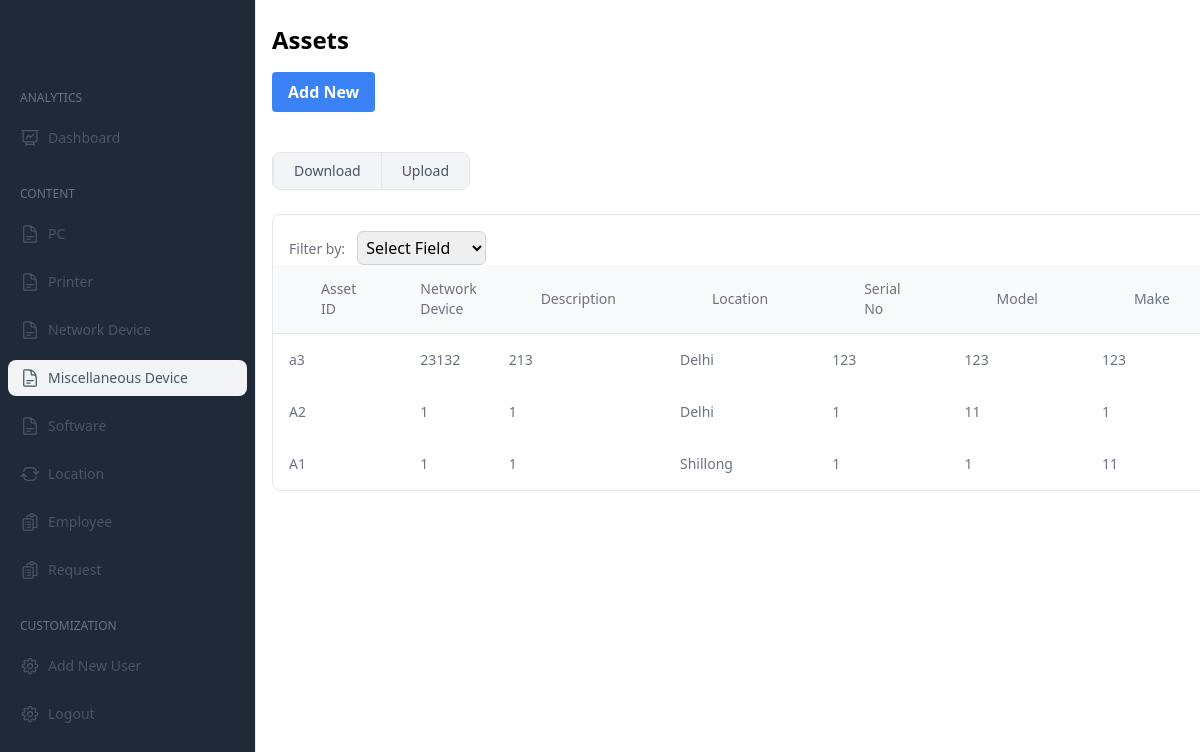
/miscDevice/ (signed in), run on an earlier commit of the app's database.
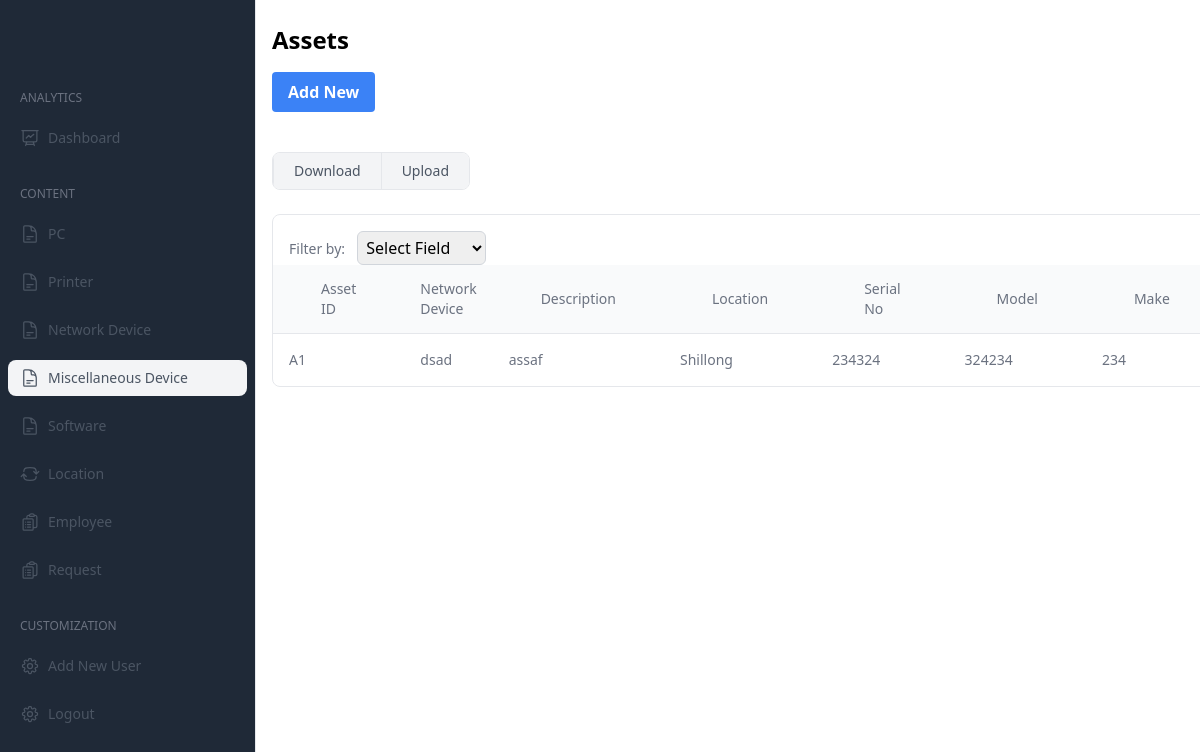
And on a later commit of the database.
### miscellaneous_device/models.py (models this page shows, shortened)
class MiscDevice(models.Model):
    asset_id=models.CharField(max_length=6,null=True)
    device_name=models.CharField(max_length=20,null=True)
    desc=models.CharField(max_length=50)
    location=models.ForeignKey(Location,on_delete=models.PROTECT,null=True)
    serial_no=models.CharField(max_length=20)
    model=models.CharField(max_length=20)
    make=models.CharField(max_length=20)
    catagory=models.CharField(max_length=20,null=True)
    price=models.CharField(max_length=15)
    buy_date=models.DateField(default=datetime.date.today)
    warranty=models.IntegerField()
    expiry = models.DateField(null=True, blank=True)
    ip_address=models.CharField(max_length=20)
    status=models.CharField(max_length=50,null=True)
    employee=models.ForeignKey(Employees,on_delete=models.PROTECT,null=True)

### location/models.py (models this page shows)
class Location(models.Model):
    location_name = models.CharField(max_length=50)
    def __str__(self):
        return self.location_name

### miscellaneous_device/views.py (the view, shortened to what this page needs)
# urls.py: path('miscDevice/',miscviews.MiscDevicePage,name="misc_page"),
@login_required
def MiscDevicePage(req):
    if req.method=='GET':
        pdata=PC.objects.all()
        edata=Employees.objects.all()
        ldata=Location.objects.all()
        sdata=Software.objects.all()
        prdata=Printer.objects.all()
        nddata=NetworkDevice.objects.all()
        mdata=MiscDevice.objects.all()
        flag=3
        loc=""
        if req.user.is_authenticated:
            user = req.user
            if hasattr(user, 'myuser'):
                role = user.myuser.role
                if role=='superadmin':
                    flag=0
                elif role=='admin':
                    flag=1
                elif role=='itmanager':
                    flag=2
                    loc=user.myuser.location
                elif role=='employee':
                    flag=3
        data={
            'loc':loc,
            'flag':flag,
            'mdata':mdata,
            'nddata':nddata,
            'prdata':prdata,
            'pdata':pdata,
            'ldata':ldata,
            'sdata':sdata,
            'edata':edata
        }
        return render(req,"misc.html",data)

### Employee/models.py (called while the page is built)
    def __str__(self):
        return self.employee_name

### templates/misc.html (shortened to what the changed rows need)
<!DOCTYPE html>
<html lang="en">
<head>
  <link href="https://cdn.jsdelivr.net/npm/tailwindcss@2.2.17/dist/tailwind.min.css" rel="stylesheet">
</head>
<body>
  <div  class="flex h-screen bg-gray-200">
    <div class="flex-1 flex flex-col overflow-hidden">
      <main class="flex-1 overflow-x-auto bg-white">
        <div class="container mx-auto py-6 px-4">
          <h1 class="text-2xl font-semibold mb-4">Assets</h1>
          <div id="tableBody" class="flex flex-col mt-6">
            <div class="-mx-4 -my-2 overflow-x-auto sm:-mx-6 lg:-mx-8">
                <div class="inline-block min-w-full py-2 align-middle md:px-6 lg:px-8">
                    <div class="overflow-hidden border border-gray-200 dark:border-gray-700 md:rounded-lg">
                        <table class="min-w-full divide-y divide-gray-200 dark:divide-gray-700">
                            <thead class="bg-gray-50 dark:bg-gray-800">
                                <tr>
                                  <th scope="col" class="px-12 py-3.5 text-sm font-normal text-left rtl:text-right text-gray-500 dark:text-gray-400">
                                    Asset ID
                                </th>
                                    <th scope="col" class="py-3.5 px-4 text-sm font-normal text-left rtl:text-right text-gray-500 dark:text-gray-400">
                                            Network Device
                                    </th>
                                    <th scope="col" class="px-12 py-3.5 text-sm font-normal text-left rtl:text-right text-gray-500 dark:text-gray-400">
                                      Description
                                  </th>
                                    <th scope="col" class="px-12 py-3.5 text-sm font-normal text-left rtl:text-right text-gray-500 dark:text-gray-400">
                                      Location
                                  </th>
                                  <th scope="col" class="px-12 py-3.5 text-sm font-normal text-left rtl:text-right text-gray-500 dark:text-gray-400">
                                    Serial No
                                </th>
                                <th scope="col" class="px-12 py-3.5 text-sm font-normal text-left rtl:text-right text-gray-500 dark:text-gray-400">
                                  Model
                              </th>
                          <th scope="col" class="px-12 py-3.5 text-sm font-normal text-left rtl:text-right text-gray-500 dark:text-gray-400">
                            Make
                        </th>
                                </tr>
                            </thead>
                            <tbody>
                              {%for n in mdata%}
                                <tr>
                                  <td class="px-4 py-4 text-sm font-medium whitespace-nowrap text-gray-500 dark:text-gray-400">
                                    {{n.asset_id}}
                                  </td>
                                  <td class="px-4 py-4 text-sm font-medium whitespace-nowrap text-gray-500 dark:text-gray-400">
                                    {{n.device_name}}
                                  </td>
                                  <td class="px-4 py-4 text-sm font-medium whitespace-nowrap text-gray-500 dark:text-gray-400">
                                    {{n.desc}}
                                  </td>
                                  <td class="px-4 py-4 text-sm font-medium whitespace-nowrap text-gray-500 dark:text-gray-400">
                                    {{n.location}}
                                  </td>
                                  <td class="px-4 py-4 text-sm font-medium whitespace-nowrap text-gray-500 dark:text-gray-400">
                                    {{n.serial_no}}
                                  </td>
                                  <td class="px-4 py-4 text-sm font-medium whitespace-nowrap text-gray-500 dark:text-gray-400">
                                    {{n.model}}
                                  </td>
                                  <td class="px-4 py-4 text-sm font-medium whitespace-nowrap text-gray-500 dark:text-gray-400">
                                    {{n.make}}
                                  </td>
                                </tr>
                                {%endfor%}
                            </tbody>
                        </table>
                    </div>
                </div>
            </div>
        </div>
        </div>
      </html>
</body>
</html>

What changed in the data, as far as the page shows it:
removed MiscDevice: asset_id "a3", device_name "23132", desc "213", location "Delhi", serial_no "123", model "123", make "123"
removed MiscDevice: asset_id "A2", device_name "1", desc "1", location "Delhi", serial_no "1", model "11", make "1"
removed MiscDevice: asset_id "A1", device_name "1", desc "1", location "Shillong", serial_no "1", model "1", make "11"
added MiscDevice: asset_id "A1", device_name "dsad", desc "assaf", location "Shillong", serial_no "234324", model "324234", make "234"
